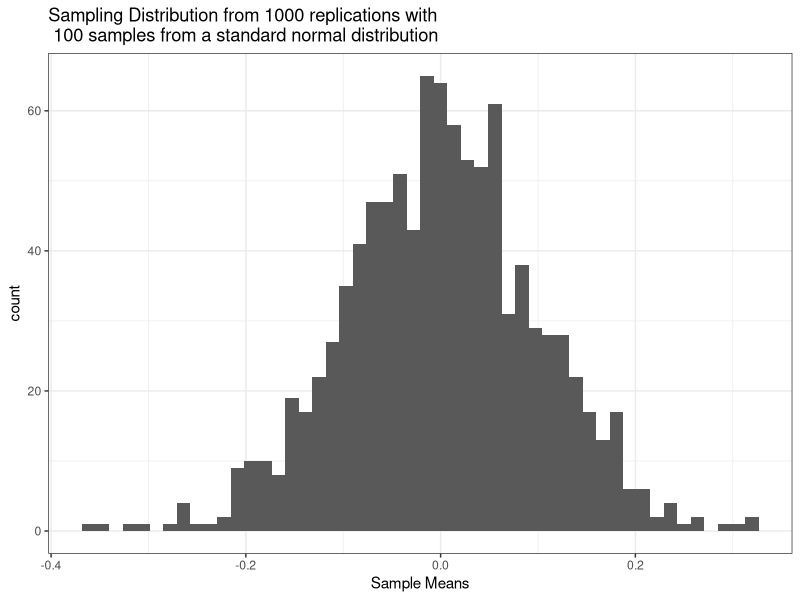
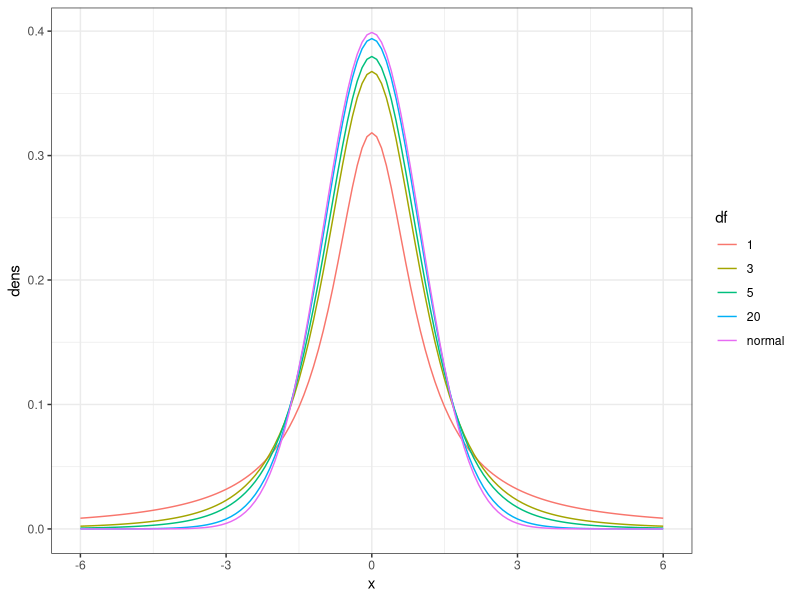

These figures' R source, in order:
## ---- chunk 1
knitr::opts_chunk$set(echo = TRUE, fig.height = 3, fig.width = 5)
library(tidyverse) 
library(gridExtra)
set.seed(09072020)
## ---- chunk 2
set.seed(09092020)
n <- 100
samples <- rnorm(n)
sd_data <- sd(samples)
se_mean <- sd_data / sqrt(n)
## ---- chunk 3
library(tidyverse)
replications <- 1000
n <- 100
sample_means <- rep(0, replications)

for (rep in 1:replications){
  sample_means[rep] <- mean(rnorm(n))
}

tibble(sample_means = sample_means) %>% 
  ggplot(aes(x = sample_means)) + 
  geom_histogram(bins = 50) + 
  theme_bw() + 
  xlab('Sample Means') + 
  ggtitle(paste('Sampling Distribution from', 1000, 'replications with \n', n, 'samples from a standard normal distribution'))

## ---- chunk 4
x_seq <- seq(-6,6, by = .1)
num_x <- length(x_seq)
tibble(dens = c(dt(x_seq, 1),dt(x_seq, 3),dt(x_seq, 5),dt(x_seq, 20), dnorm(x_seq)), x = rep(x_seq, 5), df = factor(rep(c(1,3,5,20,'normal'), each = num_x), levels = c('1','3','5','20','normal'))) %>% 
  ggplot(aes(y = dens, x = x, color = df)) + 
  geom_line() + theme_bw() 
